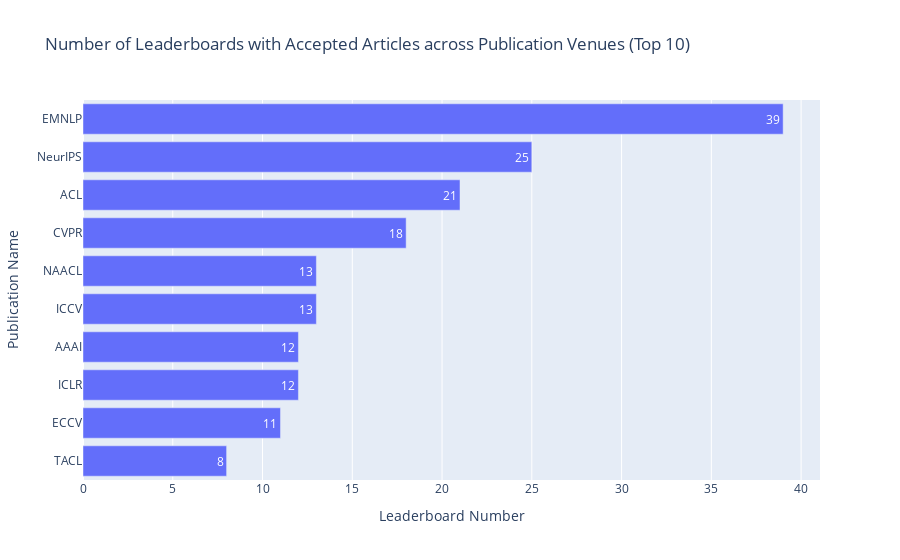

The code cell stored with this chart in its notebook:
### Code cell
df = pd.read_csv(path_meta / 'leaderboard_processed.csv')
df['Publication venues'] = df['Publication venues'].apply(ast.literal_eval)
df_pub = df[df['Publication venues'].apply(len) > 0]
print(f"{round(len(df_pub)/len(df)*100,2)}% ({len(df_pub)} out of {len(df)}) leaderboard systems are associated with specific publications, including literature, blogs, and reports.")

df_literature = filter_rows_by_list_column(df_pub, 'Publication venues', non_literature_type)
print(f"{round(len(df_literature)/len(df)*100,2)}% ({len(df_literature)} out of {len(df)}) publications have been accepted in a specific workshop, conference, and journal.")
df_split = df_literature.explode('Publication venues').groupby('Publication venues').size().reset_index(name='Frequency')
df_split['Weight'] = 1

statistics = {
    'Distribution': 'Leaderboard Systems across Publication Venues',
    'Mean': np.mean(df_split['Frequency']),
    'Median': np.median(df_split['Frequency']),
    'IQR': df_split['Frequency'].quantile(0.75) - df_split['Frequency'].quantile(0.25),
    'Gini Coefficient': ineqpy.inequality.gini(data=df_split, income='Frequency', weights='Weight'),
}
df_statistics = pd.read_csv(path_meta / 'leaderboard_statistics.csv')
df_statistics = pd.concat([df_statistics, pd.DataFrame([statistics])], ignore_index=True)
df_statistics.drop_duplicates(subset=['Distribution'], keep='last', inplace=True)
df_statistics.sort_values(by='Distribution', inplace=True)
df_statistics.to_csv(path_meta / 'leaderboard_statistics.csv', index=False)

df_top = df_split.sort_values(by='Frequency', ascending=False).head(10)
print(f"{df_top['Publication venues'].iloc[0]} emerges as the conference with the most number of accepted publications, accounting for {round(df_top['Frequency'].iloc[0]/len(df_literature)*100,2)}% ({df_top['Frequency'].iloc[0]} out of {len(df_literature)}) of those published.")

fig = go.Figure(go.Bar(
        x=df_top['Frequency'],  # Values for the bar lengths
        y=df_top['Publication venues'],  # Categories for each bar
        orientation='h',  # Sets the bars to be horizontal
        text=df_top['Frequency'],  # Adds the values as text on each bar
        textposition='auto'  # Automatically positions the text on the bars
))
fig.update_layout(
        title=f'Number of Leaderboards with Accepted Articles across Publication Venues (Top 10)',
        xaxis_title='Leaderboard Number',
        yaxis_title='Publication Name',
        yaxis_autorange='reversed'  # This line makes the bars go top-down
)
fig.show()

### Figure 1 — Plotly figure (JSON) as saved in the notebook; plotly's stock layout.template omitted (floating-point values rounded to 4 significant figures)
{"data": [{"orientation": "h", "text": [39, 25, 21, 18, 13, 13, 12, 12, 11, 8], "textposition": "auto", "type": "bar", "x": [39, 25, 21, 18, 13, 13, 12, 12, 11, 8], "y": ["EMNLP", "NeurIPS", "ACL", "CVPR", "NAACL", "ICCV", "AAAI", "ICLR", "ECCV", "TACL"]}], "layout": {"title": {"text": "Number of Leaderboards with Accepted Articles across Publication Venues (Top 10)"}, "xaxis": {"title": {"text": "Leaderboard Number"}}, "yaxis": {"autorange": "reversed", "title": {"text": "Publication Name"}}}}
